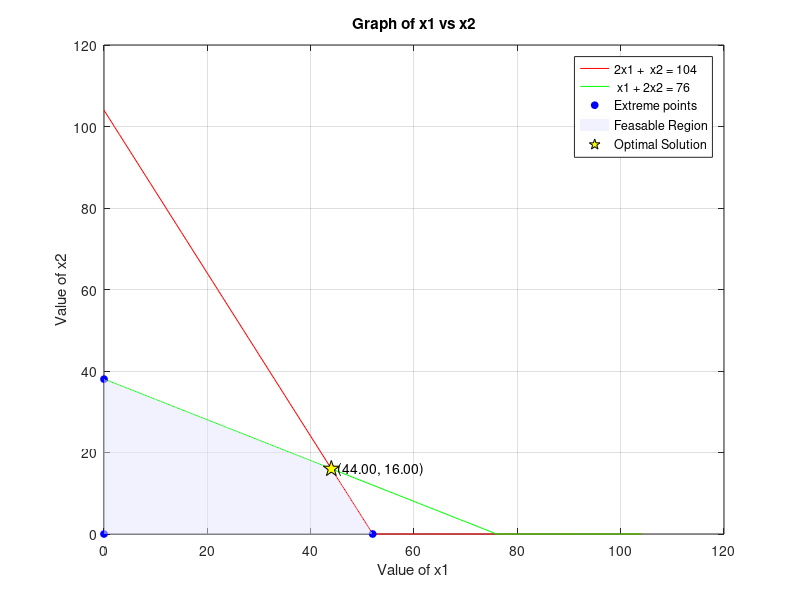

This chart was generated by the following MATLAB code:
%{
    MATLAB CODE FOR GRAPHICAL METHOD

    Max Z = 6x1 + 11x2
    s.t.  2x1 +  x2 <= 104
           x1 + 2x2 <= 76
          x1, x2 >= 0
%}

format short;
clear all;
clc;

%% Phase 1: Input parameters
%%% Step-1: Let Max Z = C'X
%%% subject to AX = b
C = [6 11];     %%% Coefficients of objective function
A = [2 1; 1 2]; %%% Constrain function coefficients
b = [104; 76];  %%% Constrain function constants
%% Phase 2: Plot graph
%%% Step-2: Select range of x1>=0 in which graph is plotted
x1 = 0:max(b);  %%% x1 is a 1 x 104 row vector matrix!

%%% Step-3: Find values of x2i from ith constraint
x21 = (b(1) - A(1, 1) * x1) ./ A(1, 2); %%% 2x1 + 1x2 = 104 ==> x2 = (104 - 2*x1) / 1 = 1 x 104 row matrix
x22 = (b(2) - A(2, 1) * x1) ./ A(2, 2); %%% 1x1 + 2x2 =  76 ==> x2 = ( 76 - 1*x1) / 2 = 1 x 104 row matrix
%%% Step-4: Put constraint x2>=0 as well
x21 = max(0, x21);
x22 = max(0, x22);

%%% Step-5: Plotting constraints on graph
plot(x1, x21, "r", "DisplayName", "2x1 +  x2 = 104");
hold on;    %%% Retain current plot when drawing new plot
plot(x1, x22, "g", "DisplayName", " x1 + 2x2 = 76");
xlabel("Value of x1");
ylabel("Value of x2");
title("Graph of x1 vs x2");
legend("show");
grid on;

%% Phase 3: Find points intercepting x & y axes
%%% Step-6: Find where x1 is 0 for y-intercepts
cx1 = find(x1==0);      %%% x1(1) = 0 => cx1 = 1

%%% Step-7: Find where x2i is 0 for possible x-intercepts
cx21 = find(x21==0);    %%% x21(53,54,...,105) = 0 i.e. cx21 = [53 54 ... 105]
cx22 = find(x22==0);    %%% x22(77,78,...,105) = 0 i.e. cx22 = [77 78 ... 105]

%%% Step-8: Find coordinates of constraint lines lying on x & y axes
line1 = [x1(:, [cx21, cx1]); x21(:, [cx21, cx1])]';     %%% Matrix denoting constraint 1 lying on axes, where col1 = x-coords & col2 = y-coords; each row is ONE PT!
line2 = [x1(:, [cx22, cx1]); x22(:, [cx22, cx1])]';     %%% Matrix denoting constraint 2 lying on axes, where col1 = x-coords & col2 = y-coords; each row is ONE PT!

%%% Step-9: Remove duplicate points (IMPORTANT) & store in final var
corpt = unique([line1; line2], "rows");

%% Phase 4: Find the point(s) of intersection of each pair of constraints
%%% Step-10: Initialise a soln to both constraints
SA = [0; 0];
for i = 1:size(A, 1)  
    s1 = A(i, :);
    b1 = b(i, :);
    for j = i+1:size(A, 1)
        %%% Steps-11 & 12: For each pair of constraints formed with nested loop, initialise coefficients & constants
        s2 = A(j, :);
        b2 = b(j, :);
   
        %%% Step-13: Use X = inv(A) / b to solve for point of intersection & store in temp soln
        A1 = [s1; s2];
        B1 = [b1; b2];        
        X = A1 \ B1;          %%% Returns a COLUMN vector
        SA = [SA X];
    end
end

%%% Step-14: Store temp soln transposed
ptt = SA';   %%% Transposing the col vector answer to match with the corpt matrix format

%% Phase 5: Combine ALL the corner points
%%% Step-15: Combine
allpt = [ptt; corpt];
%%% Step-16: Remove duplicates (IMPORTANT)
points = unique(allpt, "rows");

%% Phase 6: Filter out points not in feasable region(s)
%%% Step-17: Find values of constraint at all points
for i=1:size(points, 1)
    const1(i) = A(1, 1)*points(i, 1) + A(1, 2)*points(i, 2) - b(1); %%% points(i, 1) => x1 for point i; points(i, 2) => x2 for point i
    const2(i) = A(2, 1)*points(i, 1) + A(2, 2)*points(i, 2) - b(2);
end

%%% Step-18: Check unique indices of points where these values don't satisfy their inequalities
k1 = find(const1 > 0);
k2 = find(const2 > 0);
k = unique([k1 k2]);

%%% Step-19: Remove those points from soln list
points(k, :) = [];

%%% Step-20: Plot feasible corner points
plot(points(:,1), points(:,2), "bo", "MarkerSize", 5, "MarkerFaceColor", "b", "DisplayName", "Extreme points");   %%% Blue circles with blue fill!

%%% Step-21: Shade feasible region by plotting the polygon formed by feasible points if there are >=3 points
if size(points,1) >= 3
    K = convhull(points(:,1), points(:,2));
    patch(points(K,1), points(K,2), [0.9 0.9 1], 'FaceAlpha', 0.5, 'EdgeColor', 'none', "DisplayName", "Feasable Region");
end
%% Phase 7: Compute objective function & find optimal value
%%% Step-22: Find value of objective funcn @ each point
value = points * C';
table = [points value];

%%% Step-23: Find OPTIMAL value & point index (max here)
[z, index] = max(value);

%%% Step-24: Store & display value
optimal_x1 = points(index, 1);
optimal_x2 = points(index, 2);
fprintf("objective value is %.2f at (%.2f, %.2f)\n", z, optimal_x1, optimal_x2);

%%% Step-25: Plot & annotate optimal point
plot(optimal_x1, optimal_x2, 'kp', 'MarkerSize', 12, 'MarkerFaceColor', 'y', "DisplayName", "Optimal Solution");
text(optimal_x1, optimal_x2, sprintf('  (%.2f, %.2f)', optimal_x1, optimal_x2));
